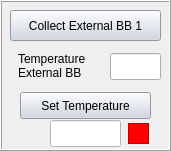
     <widget class="QFrame" name="frameBlackBody_12">
      <property name="geometry">
       <rect>
        <x>270</x>
        <y>650</y>
        <width>171</width>
        <height>151</height>
       </rect>
      </property>
      <property name="frameShape">
       <enum>QFrame::Box</enum>
      </property>
      <property name="frameShadow">
       <enum>QFrame::Raised</enum>
      </property>
      <widget class="QPushButton" name="pushButtonSetExtBench">
       <property name="geometry">
        <rect>
         <x>20</x>
         <y>92</y>
         <width>131</width>
         <height>27</height>
        </rect>
       </property>
       <property name="styleSheet">
        <string notr="true">background:rgb(204, 212, 226)</string>
       </property>
       <property name="text">
        <string>Set Temperature</string>
       </property>
      </widget>
      <widget class="QLineEdit" name="lineEditDesiredTemperatureExtBench">
       <property name="geometry">
        <rect>
         <x>50</x>
         <y>120</y>
         <width>71</width>
         <height>27</height>
        </rect>
       </property>
       <property name="styleSheet">
        <string notr="true">background:rgb(255, 255, 255)</string>
       </property>
      </widget>
      <widget class="QLabel" name="label_93">
       <property name="geometry">
        <rect>
         <x>18</x>
         <y>50</y>
         <width>91</width>
         <height>31</height>
        </rect>
       </property>
       <property name="text">
        <string>Temperature
External BB</string>
       </property>
      </widget>
      <widget class="QLineEdit" name="lineEditTemperatureBbExtBench">
       <property name="geometry">
        <rect>
         <x>110</x>
         <y>53</y>
         <width>51</width>
         <height>27</height>
        </rect>
       </property>
       <property name="styleSheet">
        <string notr="true"/>
       </property>
       <property name="readOnly">
        <bool>true</bool>
       </property>
      </widget>
      <widget class="QPushButton" name="pushButtonSaveBbExtBench">
       <property name="geometry">
        <rect>
         <x>10</x>
         <y>10</y>
         <width>151</width>
         <height>31</height>
        </rect>
       </property>
       <property name="styleSheet">
        <string notr="true">background:rgb(204, 212, 226)</string>
       </property>
       <property name="text">
        <string>Collect External BB 1</string>
       </property>
      </widget>
      <widget class="QFrame" name="frameBBExtStable">
       <property name="geometry">
        <rect>
         <x>128</x>
         <y>123</y>
         <width>21</width>
         <height>21</height>
        </rect>
       </property>
       <property name="styleSheet">
        <string notr="true">background-color:red</string>
       </property>
       <property name="frameShape">
        <enum>QFrame::StyledPanel</enum>
       </property>
       <property name="frameShadow">
        <enum>QFrame::Raised</enum>
       </property>
      </widget>
     </widget>
